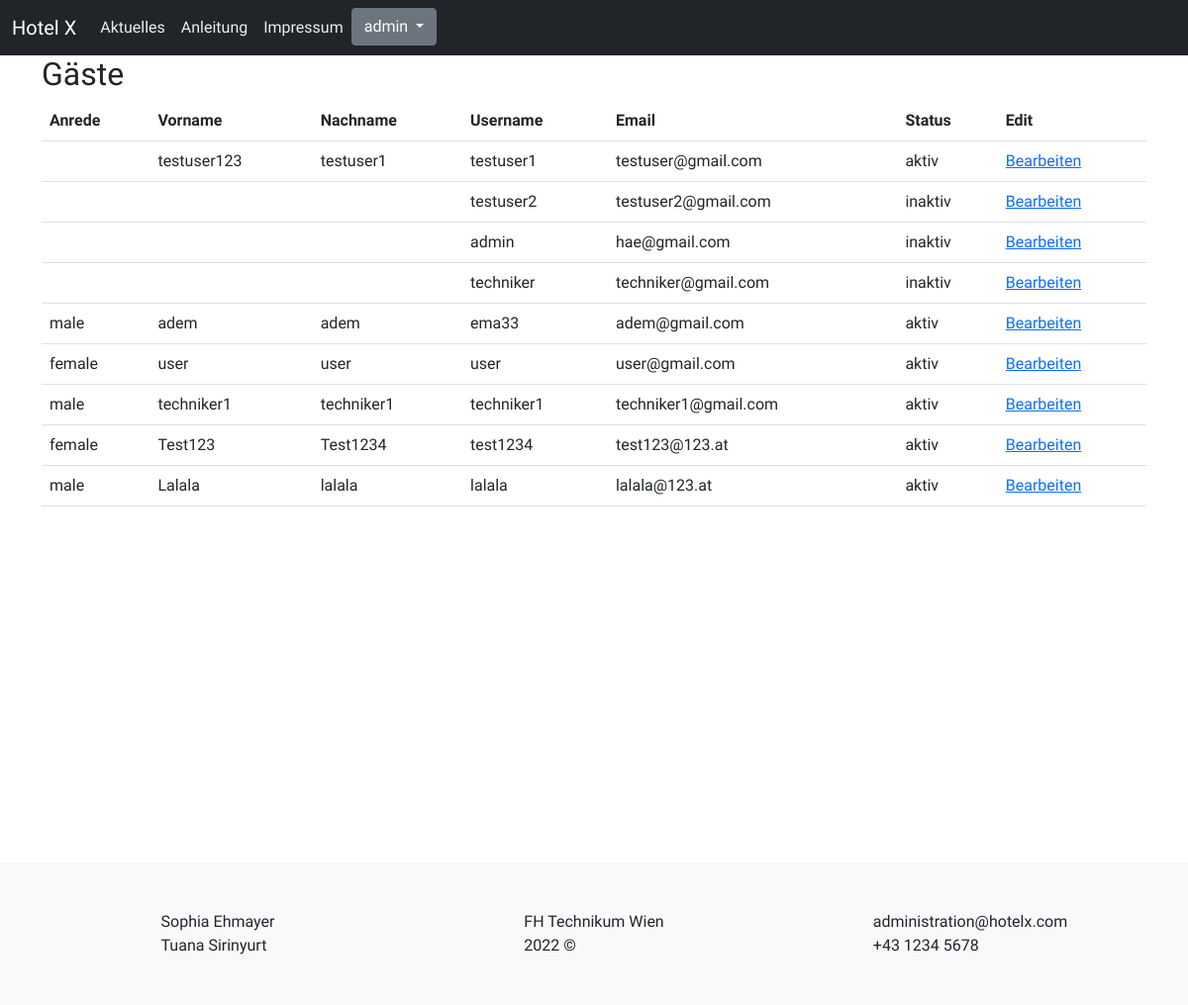
Screenshot of /index.php?site=userAdministration (signed in) with the database file from the repository.
### tables this page shows
CREATE TABLE `users` (
  `id` int(11) NOT NULL,
  `username` varchar(50) NOT NULL,
  `gender` varchar(15) DEFAULT NULL,
  `firstname` varchar(60) NOT NULL,
  `lastname` varchar(60) NOT NULL,
  `password` char(60) NOT NULL,
  `email` varchar(100) NOT NULL,
  `role` varchar(25) NOT NULL,
  `state` tinyint(1) NOT NULL
);

### userAdministration.php (the view)
<body>
    <div class = "container">
<?php
require_once ('dbaccess.php');
$sql = "SELECT * FROM users";
$result = $db_obj->query($sql);
echo "<h2>Gäste</h2>";
echo "<table class='table table-stripe'>";
echo "<tr>";
        echo "<th>Anrede</th>";
        echo "<th>Vorname</th>";
        echo "<th>Nachname</th>";
        echo "<th>Username</th>";
        echo "<th>Email</th>";
        echo "<th>Status</th>";
        echo "<th>Edit</th>";
    echo "</tr>";
while ($row = $result->fetch_assoc()) {
    $currState = $row['state'];
    if($currState=='0') {
        $currState = "aktiv";
    } elseif($currState=='1') {
        $currState = "inaktiv";
    }
    echo "<tr>";
        echo "<td>" . $row['gender'] . "</td>";
        echo "<td>" . $row['firstname'] . "</td>";
        echo "<td>" . $row['lastname'] . "</td>";
        echo "<td>" . $row['username'] . "</td>";
        echo "<td>" . $row['email'] . "</td>";
        echo "<td>" .  $currState . "</td>";
        echo "<td><a href=\"userEdit.php?id=". $row['id'] ."\" >Bearbeiten</a></td>";
    echo "</tr>";
    }
    echo "</table>";
?>
 </div>
</body>

### css/style.css (style rules this page uses)
* { font-family: "Abel", sans-serif; }
body { margin: 0; }
@media all and (min-width: 1124px) { .container { margin: 0px 5em; } }

### rows the page displays
users: firstname "testuser123", lastname "testuser1", username "testuser1", email "testuser@gmail.com", state "aktiv"
users: username "testuser2", email "testuser2@gmail.com", state "inaktiv"
users: username "admin", email "hae@gmail.com", state "inaktiv"
users: username "techniker", email "techniker@gmail.com", state "inaktiv"
users: gender "male", firstname "adem", lastname "adem", username "ema33", email "adem@gmail.com", state "aktiv"
users: gender "female", firstname "user", lastname "user", username "user", email "user@gmail.com", state "aktiv"
users: gender "male", firstname "techniker1", lastname "techniker1", username "techniker1", email "techniker1@gmail.com", state "aktiv"
users: gender "female", firstname "Test123", lastname "Test1234", username "test1234", email "test123@123.at", state "aktiv"
users: gender "male", firstname "Lalala", lastname "lalala", username "lalala", email "lalala@123.at", state "aktiv"

### other values shown
$_SESSION["username"] "admin"
